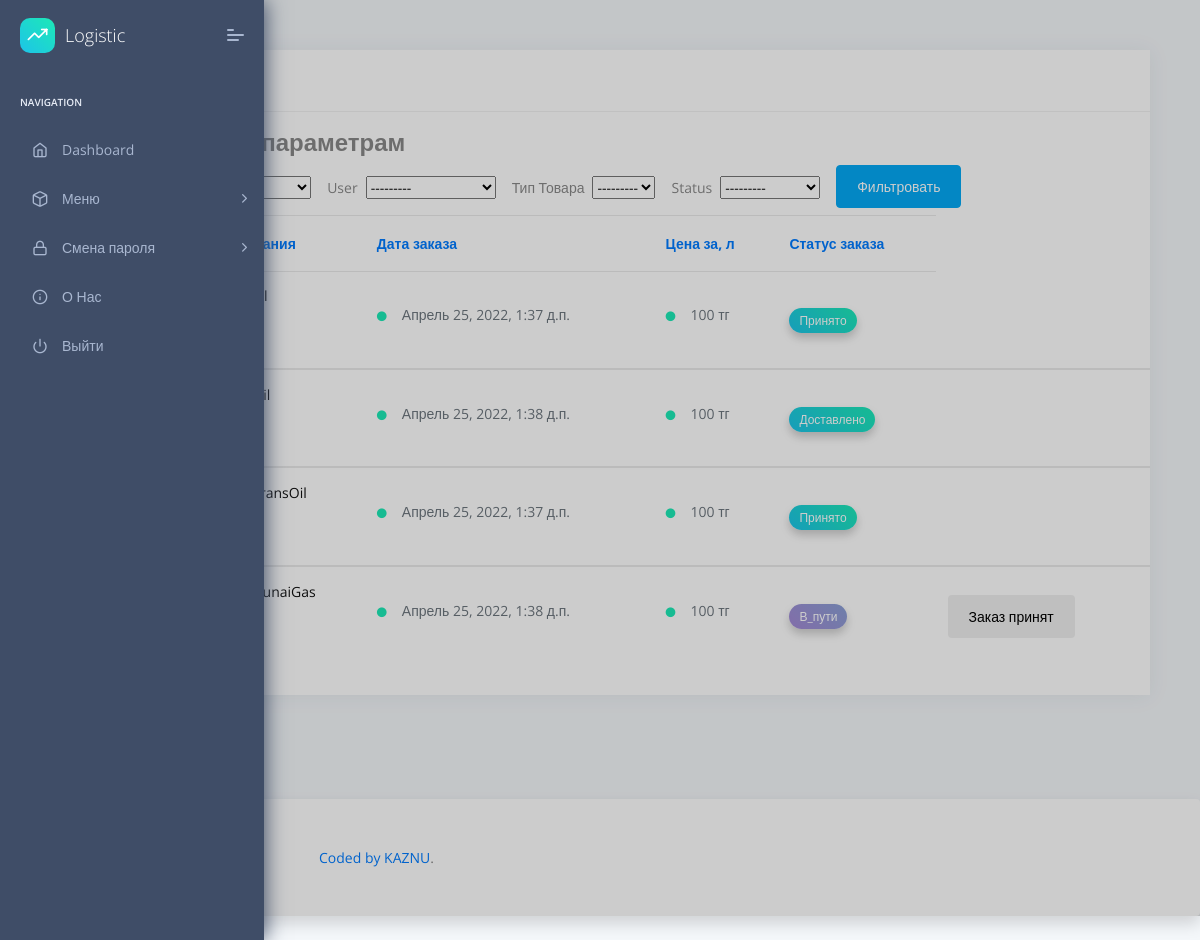
Screenshot of /client/zakaz/ (signed in) with the database file from the repository.
### apps/home/models.py (models this page shows, shortened)
class Sklad(models.Model):
    company = models.ForeignKey(
        Company,
        on_delete=models.CASCADE
    )
    user = models.ForeignKey(
        CustomUser,
        on_delete=models.CASCADE,
        null=True,
        blank=True
    )
    obiem = models.IntegerField(default=100, verbose_name="Обьем в литрах")
    tovar = models.ForeignKey(
        Tovar,
        on_delete=models.CASCADE,
        verbose_name="Тип Товара"
    )
    STATUS = (
        ("Ожидается", "Ожидается"),
        ("Принято", "Принято"),
        ("В_пути", "В_пути"),
        ("Доставлено", "Доставлено"),
    )
    status = models.CharField(choices=STATUS, max_length=128)
    date = models.DateTimeField(auto_now=True)
    accept = models.CharField(max_length=128, default='')

class Tovar(models.Model):
    name = models.CharField(max_length=128)
    price = models.IntegerField()
    def __str__(self):
        return self.name

### apps/authentication/models.py (models this page shows)
class Company(models.Model):
    name = models.CharField(max_length=128)
    address = models.CharField(max_length=255, null=True, blank=True)
    city = models.ForeignKey(City,
                             related_name='companies',
                             on_delete=models.CASCADE,
                             null=True,
                             blank=True)
    country = models.ForeignKey(Country,
                                related_name='companies',
                                on_delete=models.CASCADE,
                                null=True,
                                blank=True)
    staff = models.BooleanField(default=False)
    class Meta:
        verbose_name = "Компания"
        verbose_name_plural = "Компании"
    def __str__(self):
        return f"{self.name}"

### apps/home/views.py (the view)
# urls.py: path('client/zakaz/', views.StudentListView.as_view(), name='list-zakaz'),
class StudentListView(ListView):
    model = Sklad
    template_name = 'home/zakaz.html'
    context_object_name = 'list_zakaz'
    def get_context_data(self, **kwargs):
        context = super().get_context_data(**kwargs)
        context['user'] = self.request.user
        print(context['user'])
        context['filter'] = filters.TeachersFilter(self.request.GET,
                                                   queryset=self.get_queryset())
        return context
    def get_queryset(self):
        if self.request.user.role == None or self.request.user.role == 'client':
            return Sklad.objects.filter(
                user=self.request.user
            )
        elif self.request.user.role == 'company':
            return Sklad.objects.filter(
                company=self.request.user.company
            )
        elif self.request.user.role == 'logist':
            return Sklad.objects.all()

### apps/authentication/models.py (called while the page is built)
    def __str__(self):
        return self.email

### apps/templates/home/zakaz.html (shortened to what this page needs)
{% extends "layouts/base.html" %}
{% load crispy_forms_tags %}
{% block content %}
    <div class="col-xl-12 col-md-6 p-50">
        <div class="card Recent-Users">
            <div class="card-header">
                <h5>Все заказы</h5>
            </div>
            <div class="card-block px-0 py-3">
                <div class="table-responsive">
                    <table class="table table-hover">
                        <thead class="text-primary">
                        <th>
                        </th>
                        <th>
                        </th>
                        <th>
                            Дата заказа
                        </th>
                        <th>
                            Цена за, л
                        </th>
                        <th>
                            Статус заказа
                        </th>
                        </thead>
                        <form method="GET">
                            <p class="h4 font-weight-bold">Фильтр по
                                параметрам</p>
                            {% for i in filter.form %}
                                <label class="mr-2 ">{{ i.label }}</label>
                                <p class="mr-3 d-inline-block">{{ i }}</p>
                            {% endfor %}
                            <button type="submit" class="btn btn-primary">
                                Фильтровать
                            </button>
                        </form>
                        <form action="" method="POST">
                            {% for t in filter.qs %}
                                <tbody>
                                <tr class="unread">
                                    <a href="{% url 'check-zakaz' pk=t.pk %}">
                                        <td><img class="rounded-circle"
                                                 alt="activity-user"></td>
                                        <td>
                                    </a>
                                    <a href="{% url 'check-zakaz' pk=t.pk %}">
                                        <h6 class="mb-1">{{ t.company }}</h6>
                                    </a>
                                    <a href="{% url 'check-zakaz' pk=t.pk %}">
                                        <p class="m-0">{{ t.tovar }}</p></a>
                                    <a href="{% url 'check-zakaz' pk=t.pk %}">
                                        <p class="m-0">{{ t.obiem }}
                                            л</p></a>
                                    <td>
                                        <h6 class="text-muted"><i
                                                class="fas fa-circle text-c-green f-10 m-r-15"></i>{{ t.date }}
                                        </h6>
                                    </td>
                                    <td>
                                        <h6 class="text-muted"><i
                                                class="fas fa-circle text-c-green f-10 m-r-15"></i>{{ t.tovar.price }}
                                            тг
                                        </h6>
                                    </td>
                                    {% if t.status == 'Принято' %}
                                        <td>
                                            <a href="{% url 'check-zakaz' pk=t.pk %}"
                                               class="label theme-bg text-white f-12">{{ t.status }}</a>
                                        </td>
                                    {% endif %}
                                    {% if t.status == 'В_пути' %}
                                        <td>
                                            <a href="{% url 'check-zakaz' pk=t.pk %}"
                                               class="label theme-bg2 text-white f-12">{{ t.status }}</a>
                                        </td>
                                    {% endif %}
                                    {% if t.status == 'Доставлено' %}
                                        <td>
                                            <a href="{% url 'check-zakaz' pk=t.pk %}"
                                               class="label theme-bg text-white f-12">{{ t.status }}</a>
                                        </td>
                                    {% endif %}
                                    {% if t.status == 'В_пути' %}
                                        {% if request.user.role.name == None %}
                                            <td>
                                                <a href="{% url 'verify' pk=t.pk %}"><button class="btn btn-gray-800 mt-2 animate-up-2"
                                                        type="button">Заказ
                                                    принят
                                                </button></a>
                                            </td>
                                        {% endif %}
                                    {% endif %}
                                </tr>
                            {% endfor %}
                            </tbody>
                            </tbody>
                        </form>
                    </table>
                </div>
            </div>
        </div>
    </div>
{% endblock content %}

### rows the page displays
Sklad: date "Апрель 25, 2022, 1:37 д.п.", tovar.price "100", status "Принято"
Sklad: date "Апрель 25, 2022, 1:38 д.п.", tovar.price "100", status "Доставлено"
Sklad: company "QazTransOil", date "Апрель 25, 2022, 1:37 д.п.", tovar.price "100", status "Принято"
Sklad: company "KazMunaiGas", date "Апрель 25, 2022, 1:38 д.п.", tovar.price "100", status "В_пути", shows "Заказ принят"

### other values shown
{{ i.label }} "User" "Тип Товара" "Status"
